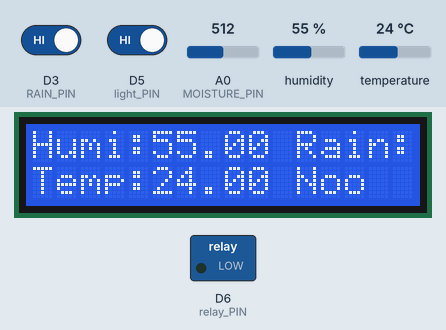
A sketch run on a simulated ESP8266 (NodeMCU). On the bench: 16×2 character LCD, switched loads named in the sketch (green lamp = pin HIGH). Inputs (shaded band) come from the test bench; at power-on: D3 (RAIN_PIN) HIGH, D5 (light_PIN) HIGH, humidity 55 %, temperature 24 °C, A0 (MOISTURE_PIN) = 512. WiFi joins after 1.5 s; servers stay silent unless stated; what the sketch prints to the serial monitor is not drawn.

Above: at 3.0 s.
3.1 s: D3 (RAIN_PIN) driven LOW
At 4.3 s:
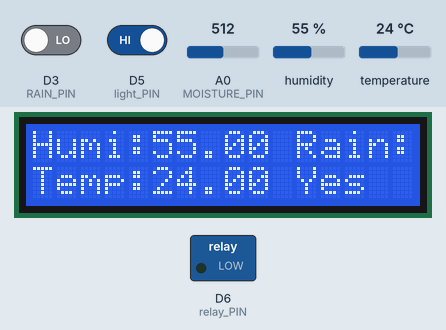
5.8 s: D5 (light_PIN) driven LOW
At 6.9 s:
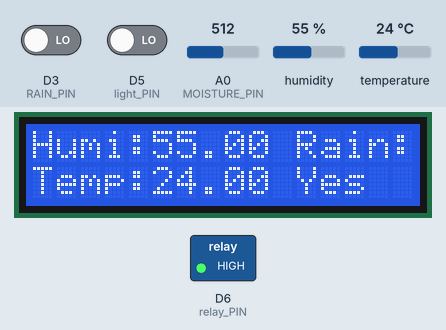
8.5 s: humidity set to 22 %
At 10.6 s:
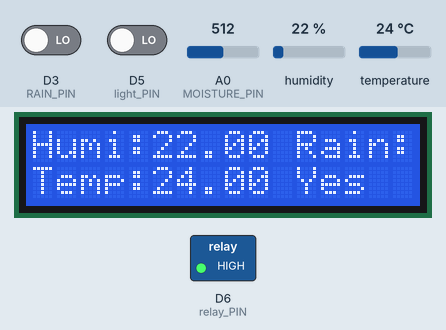
11.5 s: D3 (RAIN_PIN) driven HIGH
At 13.2 s:
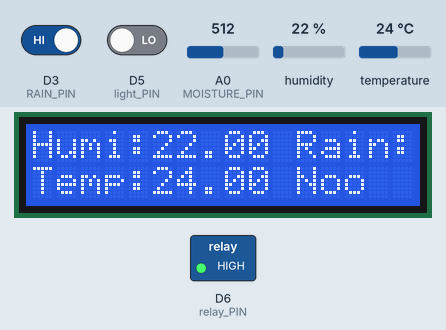
14.2 s: temperature set to 12 °C
At 17.0 s:
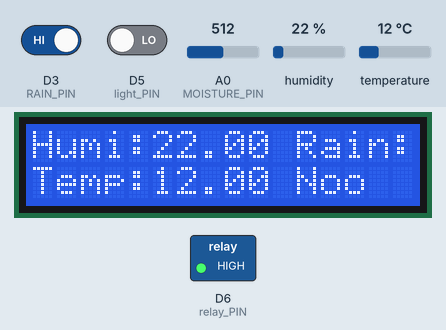
17.6 s: humidity set to 40 %
At 19.5 s:
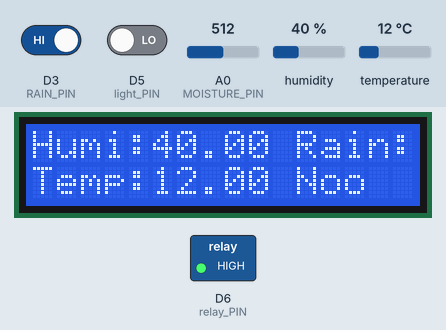
Timing chart, 0 to 21.0 s (numbered marks = the images above; inputs shaded):
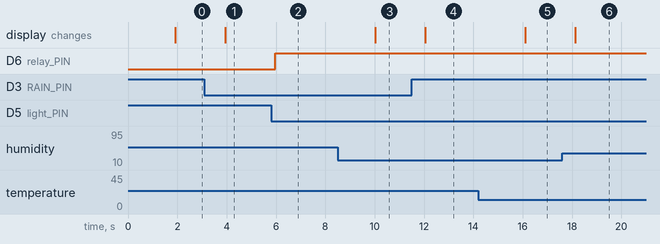

Measured:
- after the input at 3.1 s, the display: changes after 0.84 s (image 1)
- after the input at 5.8 s, D6 (relay_PIN): LOW → HIGH after 0.17 s
- after the input at 8.5 s, the display: changes after 1.5 s (image 3)
- after the input at 11.5 s, the display: changes after 0.55 s (image 4)
- after the input at 14.2 s, the display: changes after 1.9 s (image 5)
- after the input at 17.6 s, the display: changes after 0.53 s (image 6)

The sketch:

SMART_HOME.ino
```cpp
#define BLYNK_TEMPLATE_ID "TMPL2Ld6i0zTz"
#define BLYNK_TEMPLATE_NAME "smart home"
#define BLYNK_AUTH_TOKEN "NBPQ3Th9t1JWm3-2vWqdH0QUCQnx-ae8"

#include <ESP8266WiFi.h>
#include <BlynkSimpleEsp8266.h>
#include <DHTesp.h>
#include <Wire.h>
#include <LiquidCrystal_I2C.h>

#define DHTPIN D7     // Digital pin connected to the DHT sensor (temperature and humidity)
#define DHTTYPE DHT11 // Type of DHT sensor

#define RAIN_PIN D3    // Digital pin connected to the rain sensor
#define light_PIN D5
#define relay_PIN D6
#define MOISTURE_PIN A0
#define LCD_ADDRESS 0x27


char auth[] = BLYNK_AUTH_TOKEN;
// Thông tin mạng Wi-Fi
char ssid[] = "DUY QUANG";
char password[] = "123456789";
DHTesp dht;
LiquidCrystal_I2C lcd(LCD_ADDRESS, 16, 2);

void setup()
{
  Serial.begin(115200);
  // Kết nối Wi-Fi
  WiFi.begin(ssid, password);
  while (WiFi.status() != WL_CONNECTED) {
    delay(500);
    Serial.print(".");
  }
  Serial.println("");
  Serial.print("Connected to ");
  Serial.println(ssid);

  Blynk.begin(auth, ssid, password);
  pinMode(light_PIN, OUTPUT);
  dht.setup(DHTPIN, DHTesp::DHT11);

  pinMode(RAIN_PIN, INPUT);
  pinMode(light_PIN, INPUT);
  pinMode(relay_PIN,OUTPUT);
  digitalWrite(relay_PIN,LOW);

  lcd.begin();
  lcd.backlight();
  lcd.setCursor(0, 0);
  lcd.print("Humi:");
  lcd.setCursor(0, 1);
  lcd.print("Temp:");
  lcd.setCursor(11, 0);
  lcd.print("Rain: Yes");
}

void loop()
{
  Blynk.run();
  float humidity = dht.getHumidity();
  float temperature = dht.getTemperature();

  int rainStatus = digitalRead(RAIN_PIN);
  int lightStatus = digitalRead(light_PIN);
  int MOISTUREStatus = analogRead(MOISTURE_PIN);


  if (isnan(humidity) || isnan(temperature)) {
    Serial.println("Failed to read from DHT sensor!");
  } else {
    Serial.print("Humidity: ");
    Serial.print(humidity);
    Serial.print(" %\t");
    Serial.print("Temperature: ");
    Serial.print(temperature);
    Serial.println(" °C");

    lcd.setCursor(5, 0);
    lcd.print(humidity);
    lcd.setCursor(5, 1);
    lcd.print(temperature);
  }

  if (rainStatus == LOW) {
    Serial.println("It's raining!");
    String data = "It's raining!";
    Blynk.virtualWrite(V3, data);
    lcd.setCursor(11, 1);
    lcd.print("Yes");
  } else {
    Serial.println("It's not raining.");
    String data = "It's not raining";
    Blynk.virtualWrite(V3, data);
    lcd.setCursor(11, 1);
    lcd.print("Noo");
  }
  if(lightStatus == LOW)
  {
    Serial.println("DayTIME");
    String data = "Day TIME";
    Blynk.virtualWrite(V4, data);
    digitalWrite(relay_PIN,HIGH);
  }
  else
  {
    Serial.println("NIGHT");
    String data = "NIGHT";
    Blynk.virtualWrite(V4, data);
    digitalWrite(relay_PIN,LOW);
  }

  Serial.println(MOISTUREStatus);

  delay(2000);
  // Gửi nhiệt độ và độ ẩm lên ứng dụng Blynk
  Blynk.virtualWrite(V0, temperature);
  Blynk.virtualWrite(V1, humidity);
  Blynk.virtualWrite(V2, MOISTUREStatus);


}
```
